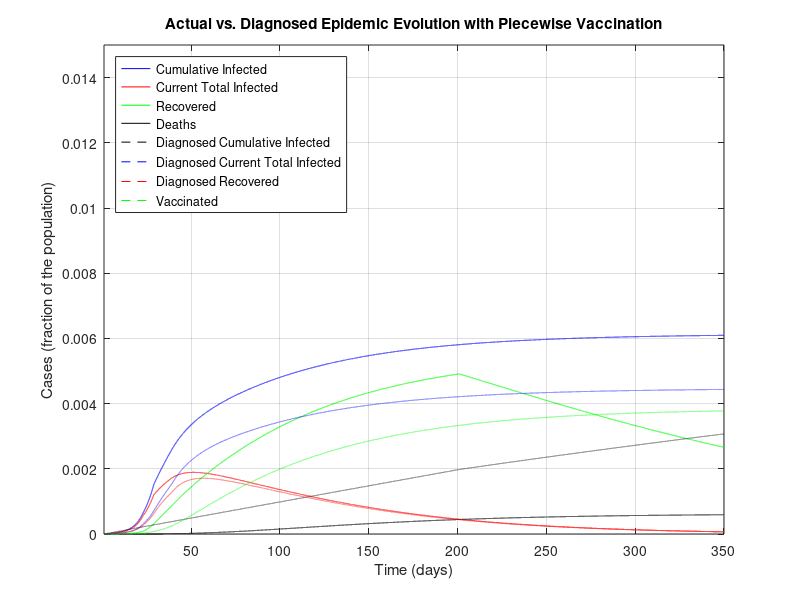
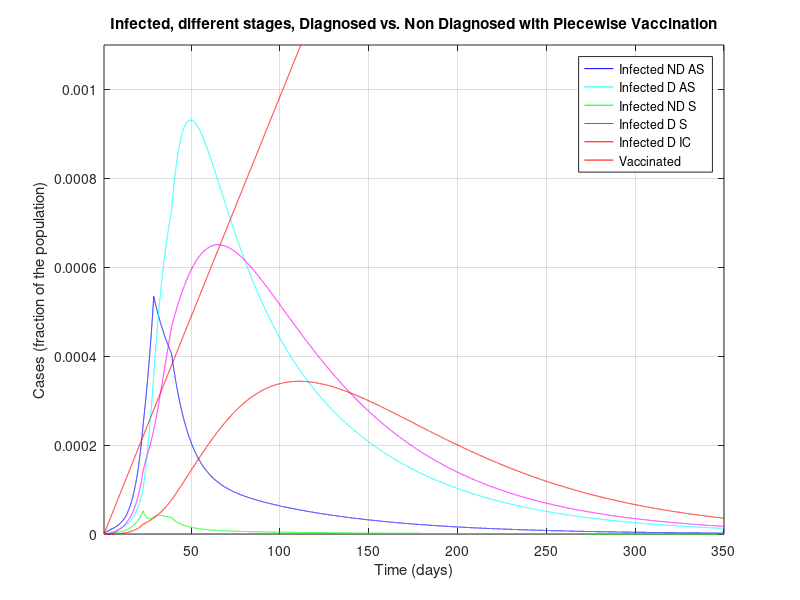
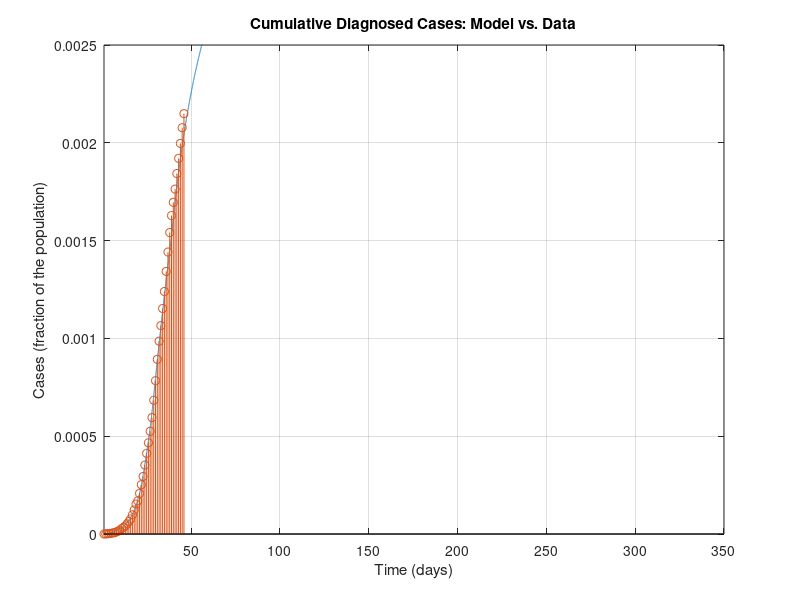
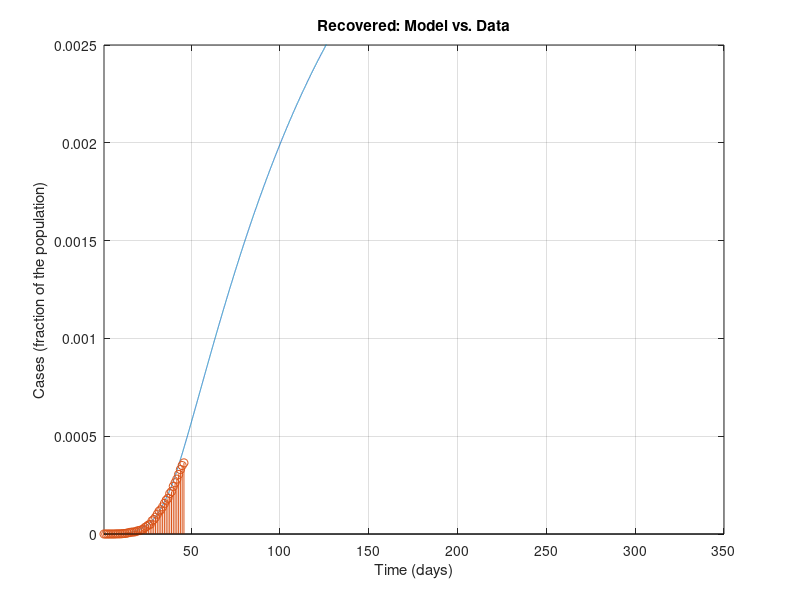

Source code (MATLAB) for these figures, in order:
%%%%%%%%%%%%%%%%%%%%%%%%%%%%%%%%%%%%%%%%
%%%%%%%%%%%%%%%%%%%%%%%%%%%%%%%%%%%%%%%%
% MATLAB Code for epidemic simulations with the SIDARTHE model in the work
%
%This code is modified by Carl Ingebretsen to implement piecewise
%vacciantions
% Modelling the COVID-19 epidemic and implementation of population-wide interventions in Italy
% by Giulia Giordano, Franco Blanchini, Raffaele Bruno, Patrizio Colaneri, Alessandro Di Filippo, Angela Di Matteo, Marta Colaneri
% 
% Giulia Giordano, April 5, 2020
% Contact: giulia.giordano@unitn.it
%%%%%%%%%%%%%%%%%%%%%%%%%%%%%%%%%%%%%%%%
%%%%%%%%%%%%%%%%%%%%%%%%%%%%%%%%%%%%%%%%

clear all
close all
clc

%%%%%%%%%%%%%%%%%%%%%%%%%%%%%%%%%%%%%%%%
% DATA
%%%%%%%%%%%%%%%%%%%%%%%%%%%%%%%%%%%%%%%%

% Italian population
popolazione=60e6;

% Data 20 February - 5 April (46 days):
% Total Cases
CasiTotali = [3 20 79 132 219 322 400 650 888 1128 1694 2036 2502 3089 3858 4636 5883 7375 9172 10149 12462 15113 17660 21157 24747 27980 31506 35713 41035 47021 53578 59138 63927 69176 74386 80539 86498 92472 97689 101739 105792 110574 115242 119827 124632 128948]/popolazione; % D+R+T+E+H_diagnosticati
% Deaths
Deceduti = [0 1 2 2 5 10 12 17 21 29 34 52 79 107 148 197 233 366 463 631 827 1016 1266 1441 1809 2158 2503 2978 3405 4032 4825 5476 6077 6820 7503 8165 9134 10023 10779 11591 12428 13155 13915 14681 15362 15887]/popolazione; % E
% Recovered
Guariti = [0 0 0 1 1 1 3 45 46 50 83 149 160 276 414 523 589 622 724 1004 1045 1258 1439 1966 2335 2749 2941 4025 4440 5129 6072 7024 7432 8326 9362 10361 10950 12384 13030 14620 15729 16847 18278 19758 20996 21815]/popolazione; % H_diagnosticati
% Currently Positive
Positivi = [3 19 77 129 213 311 385 588 821 1049 1577 1835 2263 2706 3296 3916 5061 6387 7985 8514 10590 12839 14955 17750 20603 23073 26062 28710 33190 37860 42681 46638 50418 54030 57521 62013 66414 70065 73880 75528 77635 80572 83049 85388 88274 91246]/popolazione; % D+R+T

% Data 23 February - 5 April (from day 4 to day 46)
% Currently positive: isolated at home
Isolamento_domiciliare = [49 91 162 221 284 412 543 798 927 1000 1065 1155 1060 1843 2180 2936 2599 3724 5036 6201 7860 9268 10197 11108 12090 14935 19185 22116 23783 26522 28697 30920 33648 36653 39533 42588 43752 45420 48134 50456 52579 55270 58320]/popolazione; %D
% Currently positive: hospitalised
Ricoverati_sintomi = [54 99 114 128 248 345 401 639 742 1034 1346 1790 2394 2651 3557 4316 5038 5838 6650 7426 8372 9663 11025 12894 14363 15757 16020 17708 19846 20692 21937 23112 24753 26029 26676 27386 27795 28192 28403 28540 28741 29010 28949]/popolazione; % R
% Currently positive: ICU
Terapia_intensiva = [26 23 35 36 56 64 105 140 166 229 295 351 462 567 650 733 877 1028 1153 1328 1518 1672 1851 2060 2257 2498 2655 2857 3009 3204 3396 3489 3612 3732 3856 3906 3981 4023 4035 4053 4068 3994 3977]/popolazione; %T


%%%%%%%%%%%%%%%%%%%%%%%%%%%%%%%%%%%%%%%%
% PARAMETERS
%%%%%%%%%%%%%%%%%%%%%%%%%%%%%%%%%%%%%%%%

% Simulation horizon: CAN BE MODIFIED AT ONE'S WILL PROVIDED THAT IT IS AT
% LEAST EQUAL TO THE NUMBER OF DAYS FOR WHICH DATA ARE AVAILABLE
Orizzonte = 350;

% Plot yes/no: SET TO 1 IF PDF FIGURES MUST BE GENERATED, 0 OTHERWISE
plotPDF = 0;

% Time-step for Euler discretisation of the continuous-time system
step=0.01;

% Transmission rate due to contacts with UNDETECTED asymptomatic infected
alfa=0.57;
% Transmission rate due to contacts with DETECTED asymptomatic infected
beta=0.0114;
% Transmission rate due to contacts with UNDETECTED symptomatic infected
gamma=0.456;
% Transmission rate due to contacts with DETECTED symptomatic infected
delta=0.0114;

% Detection rate for ASYMPTOMATIC
epsilon=0.171;
% Detection rate for SYMPTOMATIC
theta=0.3705;

% Worsening rate: UNDETECTED asymptomatic infected becomes symptomatic
zeta=0.1254;
% Worsening rate: DETECTED asymptomatic infected becomes symptomatic
eta=0.1254;

% Worsening rate: UNDETECTED symptomatic infected develop life-threatening
% symptoms
mu=0.0171;
% Worsening rate: DETECTED symptomatic infected develop life-threatening
% symptoms
nu=0.0274;

% Mortality rate for infected with life-threatening symptoms
tau=0.01;

% Recovery rate for undetected asymptomatic infected
lambda=0.0342;
% Recovery rate for detected asymptomatic infected
rho=0.0342;
% Recovery rate for undetected symptomatic infected
kappa=0.0171;
% Recovery rate for detected symptomatic infected
xi=0.0171;
% Recovery rate for life-threatened symptomatic infected
sigma=0.0171;

%to add the SIDARTHE-V version add a new constant phi
phi=0.00001;
%phi=0.5;
rein=0;
rein_vacc=0;

%%%%%%%%%%%%%%%%%%%%%%%%%%%%%%%%%%%%%%%%
% DEFINITIONS
%%%%%%%%%%%%%%%%%%%%%%%%%%%%%%%%%%%%%%%%

% Parameters
r1=epsilon+zeta+lambda;
r2=eta+rho;
r3=theta+mu+kappa;
r4=nu+xi;
r5=sigma+tau;

% Initial R0
R0_iniziale=alfa/r1+beta*epsilon/(r1*r2)+gamma*zeta/(r1*r3)+delta*eta*epsilon/(r1*r2*r4)+delta*zeta*theta/(r1*r3*r4);

% Time horizon
t=1:step:Orizzonte;

% Vectors for time evolution of variables
S=zeros(1,length(t));
I=zeros(1,length(t));
D=zeros(1,length(t));
A=zeros(1,length(t));
R=zeros(1,length(t));
T=zeros(1,length(t));
H=zeros(1,length(t));
H_diagnosticati=zeros(1,length(t)); % DIAGNOSED recovered only!
E=zeros(1,length(t));
%For SIDARTHE-V add a V
V=zeros(1,length(t));

% Vectors for time evolution of actual/perceived Case Fatality Rate
M=zeros(1,length(t));
P=zeros(1,length(t));

%%%%%%%%%%%%%%%%%%%%%%%%%%%%%%%%%%%%%%%%
% INITIAL CONDITIONS
%%%%%%%%%%%%%%%%%%%%%%%%%%%%%%%%%%%%%%%%

I(1)=200/popolazione;
D(1)=20/popolazione;
A(1)=1/popolazione;
R(1)=2/popolazione;
T(1)=0.00;
H(1)=0.00;
E(1)=0.00;
V(1)=0.00;%For SIDARTHE-V
S(1)=1-I(1)-D(1)-A(1)-R(1)-T(1)-H(1)-E(1)-V(1);

H_diagnosticati(1) = 0.00; % DIAGNOSED recovered only
Infetti_reali(1)=I(1)+D(1)+A(1)+R(1)+T(1); % Actual currently infected

M(1)=0;
P(1)=0;

% Whole state vector
%Added a V(1) at the end
x=[S(1);I(1);D(1);A(1);R(1);T(1);H(1);E(1);V(1);H_diagnosticati(1);Infetti_reali(1)];

%%%%%%%%%%%%%%%%%%%%%%%%%%%%%%%%%%%%%%%%
% SIMULATION
%%%%%%%%%%%%%%%%%%%%%%%%%%%%%%%%%%%%%%%%

% "Control" binary variables to compute the new R0 every time a policy has
% changed the parameters
plottato = 0;
plottato1 = 0;
plottato_bis = 0;
plottato_tris = 0;
plottato_quat = 0;

for i=2:length(t)
    
    if (i>4/step) % Basic social distancing (awareness, schools closed)
        alfa=0.4218;
        gamma=0.285;
        beta = 0.0057;
        delta=0.0057;
        %phi=0.000001;
        if plottato == 0 % Compute the new R0
            r1=epsilon+zeta+lambda;
            r2=eta+rho;
            r3=theta+mu+kappa;
            r4=nu+xi;
            r5=sigma+tau;
            R0_primemisure=alfa/r1+beta*epsilon/(r1*r2)+gamma*zeta/(r1*r3)+delta*eta*epsilon/(r1*r2*r4)+delta*zeta*theta/(r1*r3*r4)
            plottato = 1;
        end
    end
    
    if (i>12/step)
        % Screening limited to / focused on symptomatic subjects
        epsilon=0.1425;
        %phi=0.00001;
        if plottato1 == 0
            r1=epsilon+zeta+lambda;
            r2=eta+rho;
            r3=theta+mu+kappa;
            r4=nu+xi;
            r5=sigma+tau;
            R0_primemisureeps=alfa/r1+beta*epsilon/(r1*r2)+gamma*zeta/(r1*r3)+delta*eta*epsilon/(r1*r2*r4)+delta*zeta*theta/(r1*r3*r4)
            plottato1 = 1;
        end
    end
    
    if (i>22/step) % Social distancing: lockdown, mild effect
        
        alfa=0.36;
        beta=0.005;
        gamma=0.2;
        delta=0.005;
        
        mu = 0.008;
        nu = 0.015;
        
        zeta=0.034;
        eta=0.034;
        
        lambda=0.08;
        rho=0.0171;
        kappa=0.0171;
        xi=0.0171;
        sigma=0.0171;
        %phi=0.00005;
        
        if plottato_bis == 0 % Compute the new R0
            r1=epsilon+zeta+lambda;
            r2=eta+rho;
            r3=theta+mu+kappa;
            r4=nu+xi;
            r5=sigma+tau;
            R0_secondemisure=(alfa*r2*r3*r4+epsilon*beta*r3*r4+gamma*zeta*r2*r4+delta*eta*epsilon*r3+delta*zeta*theta*r2)/(r1*r2*r3*r4)
            plottato_bis = 1;
        end
    end
    
    if (i>28/step) % Social distancing: lockdown, strong effect
        
        alfa=0.21;
        gamma=0.11;
        %phi=0.0001;
        
        if plottato_tris == 0 % Compute the new R0
            r1=epsilon+zeta+lambda;
            r2=eta+rho;
            r3=theta+mu+kappa;
            r4=nu+xi;
            r5=sigma+tau;
            R0_terzemisure=(alfa*r2*r3*r4+epsilon*beta*r3*r4+gamma*zeta*r2*r4+delta*eta*epsilon*r3+delta*zeta*theta*r2)/(r1*r2*r3*r4)
            plottato_tris = 1;
        end
    end
    
    if (i>38/step) % Broader diagnosis campaign
        
        epsilon = 0.2;
        rho=0.02;
        kappa=0.02;
        xi=0.02;
        sigma=0.01;
        
        zeta=0.025;
        eta=0.025;
        %phi=0.0005;
        
        if plottato_quat == 0 % Compute the new R0
            r1=epsilon+zeta+lambda;
            r2=eta+rho;
            r3=theta+mu+kappa;
            r4=nu+xi;
            r5=sigma+tau;
            R0_quartemisure=(alfa*r2*r3*r4+epsilon*beta*r3*r4+gamma*zeta*r2*r4+delta*eta*epsilon*r3+delta*zeta*theta*r2)/(r1*r2*r3*r4)
            plottato_quat = 1;
        end
    end

    %Add a ramping up vacc campaign
    %Do this by changing the vaccination rate phi and reinfection rate
    %rein.
    if (i>5/step)
        phi=0.00001;
        %rein=0.000001;
        %rein_vacc=0.000001;
    elseif (i>50/step)
        phi=0.00005;
        %phi=0.001;
        %rein=0.0001;
        %rein_vacc=0.0001;
    elseif (i>100/step)
        phi=0.0001;
        %rein=0.01;
        %rein_vacc=0.001;
    elseif (i>200/step)
        phi=0.005;
    end

    if (i>200/step)
        rein=0.005;
        rein_vacc=0.001;
    end
    
    % Compute the system evolution
    %ADDED A NEW zero to the end of each row and added a tenth row with 
    %B=[-alfa*x(2)-beta*x(3)-gamma*x(4)-delta*x(5)-phi*x(9) 0 0 0 0 0 0 0 0 0 0;
     %   alfa*x(2)+beta*x(3)+gamma*x(4)+delta*x(5) -(epsilon+zeta+lambda) 0 0 0 0 0 0 0 0 0;
     %   0 epsilon  -(eta+rho) 0 0 0 0 0 0 0 0;
     %   0 zeta 0 -(theta+mu+kappa) 0 0 0 0 0 0 0;
     %   0 0 eta theta -(nu+xi) 0 0 0 0 0 0;
     %   0 0 0 mu nu  -(sigma+tau) 0 0 0 0 0;
     %   0 lambda rho kappa xi sigma 0 0 0 0 0;
     %   0 0 0 0 0 tau 0 0 0 0 0;
     %   phi*x(1) 0 0 0 0 0 0 0 0 0 0;
     %   0 0 rho 0 xi sigma 0 0 0 0 0;
     %   alfa*x(2)+beta*x(3)+gamma*x(4)+delta*x(5) 0 0 0 0 0 0 0 0 0 0];
    %x=x+B*x*step;
    %in row one decide between [phi*x(1), phi*x(9) or just phi]
    B=[-alfa*x(2)-beta*x(3)-gamma*x(4)-delta*x(5)-phi*x(1) 0 0 0 0 0 rein 0 rein_vacc 0 0;
        alfa*x(2)+beta*x(3)+gamma*x(4)+delta*x(5) -(epsilon+zeta+lambda) 0 0 0 0 0 0 0 0 0;
        0 epsilon  -(eta+rho) 0 0 0 0 0 0 0 0;
        0 zeta 0 -(theta+mu+kappa) 0 0 0 0 0 0 0;
        0 0 eta theta -(nu+xi) 0 0 0 0 0 0;
        0 0 0 mu nu  -(sigma+tau) 0 0 0 0 0;
        0 lambda rho kappa xi sigma -rein 0 0 0 0;
        0 0 0 0 0 tau 0 0 0 0 0;
        phi*x(1) 0 0 0 0 0 0 0 -rein_vacc 0 0;
        0 0 rho 0 xi sigma 0 0 0 0 0;
        alfa*x(2)+beta*x(3)+gamma*x(4)+delta*x(5) 0 0 0 0 0 0 0 0 0 0];
    x=x+B*x*step;
    
    % Update variables
    
    S(i)=x(1);
    I(i)=x(2);
    D(i)=x(3);
    A(i)=x(4);
    R(i)=x(5);
    T(i)=x(6);
    H(i)=x(7);
    E(i)=x(8);
    V(i)=x(9);%added V
    
    H_diagnosticati(i)=x(10);
    Infetti_reali(i)=x(11);
    
    % Update Case Fatality Rate
    
    M(i)=E(i)/(S(1)-S(i));
    P(i)=E(i)/((epsilon*r3+(theta+mu)*zeta)*(I(1)+S(1)-I(i)-S(i))/(r1*r3)+(theta+mu)*(A(1)-A(i))/r3);
    
end

%%%%%%%%%%%%%%%%%%%%%%%%%%%%%%%%%%%%%%%%
% FINAL VALUES
%%%%%%%%%%%%%%%%%%%%%%%%%%%%%%%%%%%%%%%%

% Variables
Sbar=S(length(t));
Ibar=I(length(t));
Dbar=D(length(t));
Abar=A(length(t));
Rbar=R(length(t));
Tbar=T(length(t));
Hbar=H(length(t));
Ebar=E(length(t));
Vbar=V(length(t));

% Case fatality rate
Mbar=M(length(t));
Pbar=P(length(t));

% Case fatality rate from formulas
Mbar1=Ebar/(S(1)-Sbar);
Pbar1=Ebar/((epsilon*r3+(theta+mu)*zeta)*(I(1)+S(1)-Sbar-Ibar)/(r1*r3)+(theta+mu)*(A(1)-Abar)/r3);

%%%%%%%%%%%%%%%%%%%%%%%%%%%%%%%%%%%%%%%%
% FIGURES
%%%%%%%%%%%%%%%%%%%%%%%%%%%%%%%%%%%%%%%%

figure
plot(t,Infetti_reali,'b',t,I+D+A+R+T,'r',t,H,'g',t,E,'k',t,V,'black--')%added V
hold on
plot(t,D+R+T+E+H_diagnosticati,'--b',t,D+R+T,'--r',t,H_diagnosticati,'--g')
xlim([t(1) t(end)])
ylim([0 0.015])
title('Actual vs. Diagnosed Epidemic Evolution with Piecewise Vaccination')
xlabel('Time (days)')
ylabel('Cases (fraction of the population)')
legend({'Cumulative Infected','Current Total Infected', 'Recovered', 'Deaths','Diagnosed Cumulative Infected','Diagnosed Current Total Infected', 'Diagnosed Recovered', 'Vaccinated'},'Location','northwest')
grid

if plotPDF==1
    set(gcf, 'PaperUnits', 'centimeters');
    set(gcf, 'PaperPosition', [0 0 24 16]);
    set(gcf, 'PaperSize', [24 16]); % dimension on x axis and y axis resp.
    print(gcf,'-dpdf', ['PanoramicaEpidemiaRealevsPercepita.pdf'])
end
%

figure
plot(t,I,'b',t,D,'c',t,A,'g',t,R,'m',t,T,'r',t,V,'r')
xlim([t(1) t(end)])
ylim([0 1.1e-3])
title('Infected, different stages, Diagnosed vs. Non Diagnosed with Piecewise Vaccination')
xlabel('Time (days)')
ylabel('Cases (fraction of the population)')
legend({'Infected ND AS', 'Infected D AS', 'Infected ND S', 'Infected D S', 'Infected D IC','Vaccinated'},'Location','northeast')
grid

if plotPDF==1
    set(gcf, 'PaperUnits', 'centimeters');
    set(gcf, 'PaperPosition', [0 0 24 16]);
    set(gcf, 'PaperSize', [24 16]); % dimension on x axis and y axis resp.
    print(gcf,'-dpdf', ['SuddivisioneInfetti.pdf'])
end

%

figure
plot(t,D+R+T+E+H_diagnosticati)
hold on
stem(t(1:1/step:size(CasiTotali,2)/step),CasiTotali)
xlim([t(1) t(end)])
ylim([0 2.5e-3])
title('Cumulative Diagnosed Cases: Model vs. Data')
xlabel('Time (days)')
ylabel('Cases (fraction of the population)')
grid

if plotPDF==1
    set(gcf, 'PaperUnits', 'centimeters');
    set(gcf, 'PaperPosition', [0 0 16 10]);
    set(gcf, 'PaperSize', [16 10]); % dimension on x axis and y axis resp.
    print(gcf,'-dpdf', ['CasiTotali.pdf'])
end
%

figure
plot(t,H_diagnosticati)
hold on
stem(t(1:1/step:size(CasiTotali,2)/step),Guariti)
xlim([t(1) t(end)])
ylim([0 2.5e-3])
title('Recovered: Model vs. Data')
xlabel('Time (days)')
ylabel('Cases (fraction of the population)')
grid

if plotPDF==1
    set(gcf, 'PaperUnits', 'centimeters');
    set(gcf, 'PaperPosition', [0 0 16 10]);
    set(gcf, 'PaperSize', [16 10]); % dimension on x axis and y axis resp.
    print(gcf,'-dpdf', ['Guariti_diagnosticati.pdf'])
end
%

figure
plot(t,E)
hold on
stem(t(1:1/step:size(CasiTotali,2)/step),Deceduti)
xlim([t(1) t(end)])
ylim([0 2.5e-3])
title('Deaths: Model vs. Data - NOTE: EXCLUDED FROM FITTING')
xlabel('Time (days)')
ylabel('Cases (fraction of the population)')
grid

if plotPDF==1
    set(gcf, 'PaperUnits', 'centimeters');
    set(gcf, 'PaperPosition', [0 0 16 10]);
    set(gcf, 'PaperSize', [16 10]); % dimension on x axis and y axis resp.
    print(gcf,'-dpdf', ['Morti.pdf'])
end
%

figure
plot(t,D+R+T)
hold on
stem(t(1:1/step:size(CasiTotali,2)/step),Positivi)
xlim([t(1) t(end)])
ylim([0 2.5e-3])
title('Infected: Model vs. Data')
xlabel('Time (days)')
ylabel('Cases (fraction of the population)')
grid

if plotPDF==1
    set(gcf, 'PaperUnits', 'centimeters');
    set(gcf, 'PaperPosition', [0 0 16 10]);
    set(gcf, 'PaperSize', [16 10]); % dimension on x axis and y axis resp.
    print(gcf,'-dpdf', ['Positivi_diagnosticati.pdf'])
end
%

figure
plot(t,D)
hold on
stem(t(1+3/step:1/step:1+(size(Ricoverati_sintomi,2)+2)/step),Isolamento_domiciliare)
xlim([t(1) t(end)])
ylim([0 2.5e-3])
title('Infected, No Symptoms: Model vs. Data')
xlabel('Time (days)')
ylabel('Cases (fraction of the population)')
grid

if plotPDF==1
    set(gcf, 'PaperUnits', 'centimeters');
    set(gcf, 'PaperPosition', [0 0 16 10]);
    set(gcf, 'PaperSize', [16 10]); % dimension on x axis and y axis resp.
    print(gcf,'-dpdf', ['InfettiAsintomatici_diagnosticati.pdf'])
end
%

figure
plot(t,R)
hold on
stem(t(1+3/step:1/step:1+(size(Ricoverati_sintomi,2)+2)/step),Ricoverati_sintomi)
xlim([t(1) t(end)])
ylim([0 2.5e-3])
title('Infected, Symptoms: Model vs. Data')
xlabel('Time (days)')
ylabel('Cases (fraction of the population)')
grid

if plotPDF==1
    set(gcf, 'PaperUnits', 'centimeters');
    set(gcf, 'PaperPosition', [0 0 16 10]);
    set(gcf, 'PaperSize', [16 10]); % dimension on x axis and y axis resp.
    print(gcf,'-dpdf', ['InfettiSintomatici_diagnosticati_ricoverati.pdf'])
end
%

figure
plot(t,D+R)
hold on
stem(t(1+3/step:1/step:1+(size(Ricoverati_sintomi,2)+2)/step),Isolamento_domiciliare+Ricoverati_sintomi)
xlim([t(1) t(end)])
ylim([0 2.5e-3])
title('Infected, No or Mild Symptoms: Model vs. Data')
xlabel('Time (days)')
ylabel('Cases (fraction of the population)')
grid

if plotPDF==1
    set(gcf, 'PaperUnits', 'centimeters');
    set(gcf, 'PaperPosition', [0 0 16 10]);
    set(gcf, 'PaperSize', [16 10]); % dimension on x axis and y axis resp.
    print(gcf,'-dpdf', ['InfettiNonGravi_diagnosticati.pdf'])
end

%

figure
plot(t,T)
hold on
stem(t(1+3/step:1/step:1+(size(Ricoverati_sintomi,2)+2)/step),Terapia_intensiva)
xlim([t(1) t(end)])
ylim([0 2.5e-3])
title('Infected, Life-Threatening Symptoms: Model vs. Data')
xlabel('Time (days)')
ylabel('Cases (fraction of the population)')
grid

if plotPDF==1
    set(gcf, 'PaperUnits', 'centimeters');
    set(gcf, 'PaperPosition', [0 0 16 10]);
    set(gcf, 'PaperSize', [16 10]); % dimension on x axis and y axis resp.
    print(gcf,'-dpdf', ['InfettiSintomatici_diagnosticati_terapiaintensiva.pdf'])
end

%Plot the vaccinated
figure
plot(t,V)
hold on
%stem(t(1+3/step:1/step:1+(size(Ricoverati_sintomi,2)+2)/step),Terapia_intensiva)
xlim([t(1) t(end)])
ylim([0 2.5e-3])
title('Vaccinated: Model vs. Data')
xlabel('Time (days)')
ylabel('Vaccinated (fraction of the population)')
grid

%if plotPDF==1
    %set(gcf, 'PaperUnits', 'centimeters');
    %set(gcf, 'PaperPosition', [0 0 16 10]);
    %set(gcf, 'PaperSize', [16 10]); % dimension on x axis and y axis resp.
    %print(gcf,'-dpdf', ['InfettiSintomatici_diagnosticati_terapiaintensiva.pdf'])
%end
